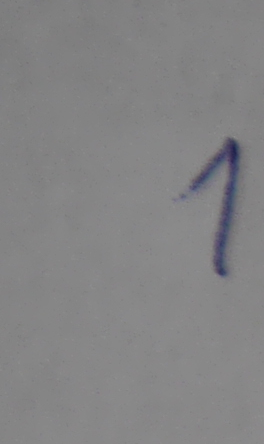
#> input picture test/assets/hw_digits/1.png, 264 x 444 px
$ python -i img_to_vector.py   (imports and definitions only)
#> lines starting #> are read from the running program, lines starting #| are printed output that depends on the picture; after the words box and inside, x2 and y2 are one past the last pixel; in counts of white or black regions, pixels touching at a corner belong together
import cv2
import numpy
from scipy import ndimage

def shift(img):
  cy, cx = ndimage.measurements.center_of_mass(img)
  rows, cols = img.shape
  sx = numpy.round(cols / 2.0 - cx).astype(int)
  sy = numpy.round(rows / 2.0 - cy).astype(int)
  rows, cols = img.shape
  m = numpy.float32([[1, 0, sx],[0, 1, sy]])
  shifted = cv2.warpAffine(img, m, (cols, rows))
  return shifted

def crop(img):
  if numpy.count_nonzero(img) <= 20: return []

  while numpy.sum(img[0]) == 0: img = img[1:]
  while numpy.sum(img[:,0]) == 0: img = numpy.delete(img,0,1)
  while numpy.sum(img[-1]) == 0: img = img[:-1]
  while numpy.sum(img[:,-1]) == 0: img = numpy.delete(img,-1,1)

  rows, cols = img.shape
  diff = abs(rows - cols)
  half_sm = int(diff / 2)
  half_big = half_sm if half_sm * 2 == diff else half_sm + 1
  if rows > cols:
    img = numpy.lib.pad(img, ((0, 0), (half_sm, half_big)), 'constant')
  else:
    img = numpy.lib.pad(img, ((half_sm, half_big), (0, 0)), 'constant')

  img = cv2.resize(img, (20, 20))
  img = numpy.lib.pad(img, ((4, 4), (4, 4)), 'constant')
  return img

def process(file):
#> called with file = '../test/assets/hw_digits/1.png'
  file = file.decode("utf-8") if type(file) is bytes else file
  img = cv2.imread(file, 0)
#> img: shape (444, 264); min 38, max 144, mean 131.5
  _, gray = cv2.threshold(img, 128, 255, cv2.THRESH_BINARY_INV | cv2.THRESH_OTSU)
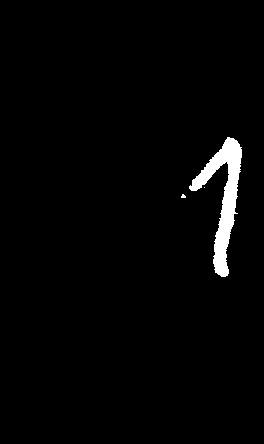
#> gray: shape (444, 264); 2.1% white; 3 white regions (2 under 20 px), largest, box (x1, y1, x2, y2) and area: (189, 137, 242, 277) 2437
  cropped = crop(gray)
#> the loop in crop, `while numpy.sum(img[0]) == 0: img = img[1:]` made 137 passes
#> after the loop in crop, `while numpy.sum(img[0]) == 0: img = img[1:]`:
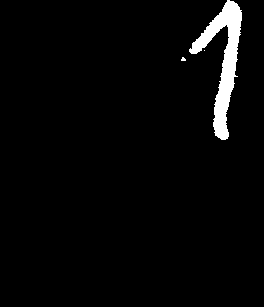
#> img: shape (307, 264); 3% white; 3 white regions (2 under 20 px), largest, box (x1, y1, x2, y2) and area: (189, 0, 242, 140) 2437
#> after the loop in crop, `while numpy.sum(img[:,0]) == 0: img = numpy.delete(img,0,1)`:
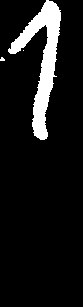
#> img: shape (307, 83); 9.6% white; 3 white regions (2 under 20 px), largest, box (x1, y1, x2, y2) and area: (8, 0, 61, 140) 2437
#> after the loop in crop, `while numpy.sum(img[-1]) == 0: img = img[:-1]`:
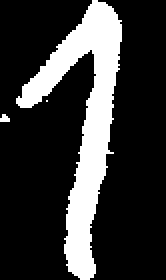
#> img: shape (140, 83) (shown 2 times larger); 21.1% white; 3 white regions (2 under 20 px), largest, box (x1, y1, x2, y2) and area: (8, 0, 61, 140) 2437
#> the loop in crop, `while numpy.sum(img[:,-1]) == 0: img = numpy.delete(img,-1,1)` made 22 passes
#> after the loop in crop, `while numpy.sum(img[:,-1]) == 0: img = numpy.delete(img,-1,1)`:
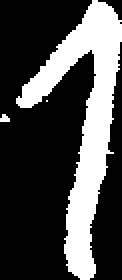
#> img: shape (140, 61) (shown 2 times larger); 28.7% white; 3 white regions (2 under 20 px), largest, box (x1, y1, x2, y2) and area: (8, 0, 61, 140) 2437
#> in crop, `img = numpy.lib.pad(img, ((0, 0), (half_sm, half_big)), 'constant')`: img: shape (140, 140); 12.5% white; 3 white regions (2 under 20 px), largest, box (x1, y1, x2, y2) and area: (47, 0, 100, 140) 2437
#> in crop, `img = cv2.resize(img, (20, 20))`: img: shape (20, 20); 12.8% white in thin lines or dots, all inside (x1, y1, x2, y2) = (7, 0, 14, 20)
#> in crop, `img = numpy.lib.pad(img, ((4, 4), (4, 4)), 'constant')`:
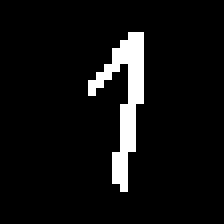
#> img: shape (28, 28) (shown 8 times larger); 6.5% white in thin lines or dots, all inside (x1, y1, x2, y2) = (11, 4, 18, 24)
  if not len(cropped): return False

  shifted = shift(cropped)
#> in shift, `cy, cx = ndimage.measurements.center_of_mass(img)`: cy = 12.02; cx = 15.16
#> in shift, `sx = numpy.round(cols / 2.0 - cx).astype(int)`: sx = -1
#> in shift, `sy = numpy.round(rows / 2.0 - cy).astype(int)`: sy = 2
#> in shift, `m = numpy.float32([[1, 0, sx],[0, 1, sy]])`: m = [[1, 0, -1], [0, 1, 2]]
#> in shift, `shifted = cv2.warpAffine(img, m, (cols, rows))`:
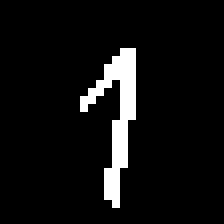
#> shifted: shape (28, 28) (shown 8 times larger); 6.5% white in thin lines or dots, all inside (x1, y1, x2, y2) = (10, 6, 17, 26)
  # cv2.imwrite("out/file.png", shifted)

  vector = shifted.flatten() / 255.0
#> vector = 784 values, max 1 at index 183, min 0 at index 0, mean 0.0651
  vector = vector.tolist()
  return vector

>>> result = process('../test/assets/hw_digits/1.png')
#> result has the same summary as vector in process
